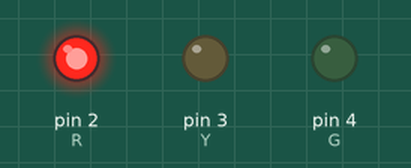
The sketch below on a simulated Arduino Uno, built with avr-gcc and run on an emulated ATmega328P. Shown: output pins drawn as LEDs (lit = HIGH).

Above: at 2.5 s.
At 5.5 s:
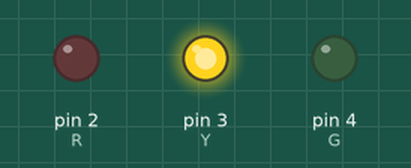
At 7.5 s:
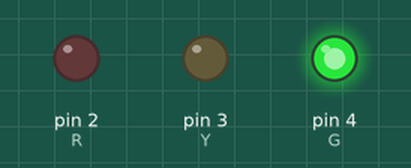
Timing chart, 0 to 11.7 s (numbered marks = the images above):
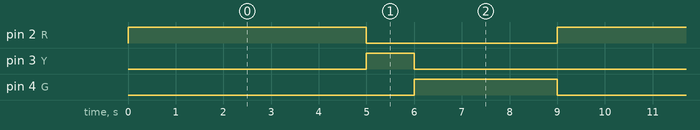

Measured:
- by itself, pin 2 (R): alternates HIGH for 5.0 s and LOW for 4.0 s
- by itself, pin 3 (Y): alternates HIGH for 1.0 s and LOW for 8.0 s
- by itself, pin 4 (G): alternates HIGH for 3.0 s and LOW for 6.0 s

The sketch:

0.Traffic_Light.ino
```cpp
int R=2;
int Y=3;
int G=4;

void setup() {

 pinMode (R,OUTPUT);
 pinMode (Y,OUTPUT);
 pinMode (G,OUTPUT);
}

void loop() {
digitalWrite(R,HIGH);
digitalWrite(Y,LOW);
digitalWrite(G,LOW);
delay(5000);
digitalWrite(R,LOW);
digitalWrite(Y ,HIGH);
digitalWrite(G,LOW);
delay(1000);
digitalWrite(R,LOW);
digitalWrite(Y,LOW);
digitalWrite(G,HIGH);
delay(3000);
}
```
